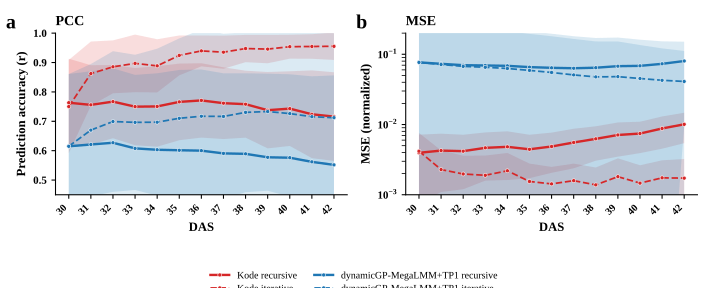

Here is the Python script that generated this plot:
# -*- coding: utf-8 -*-
"""fig_rice_inwindow.py - rice (indica control) in-window: Kode vs dynamicGP-MegaLMM+TP1.
Same train-fold per-trait min-max space on both sides -> MSE directly comparable.
input timepoint DAS28 excluded (it is the given true t1)."""
import os, numpy as np, pandas as pd, matplotlib
matplotlib.use("Agg")
import matplotlib.pyplot as plt
from matplotlib.lines import Line2D

HERE = os.path.dirname(os.path.abspath(__file__))
plt.rcParams.update({
    "font.family": "serif", "font.serif": ["Times New Roman", "DejaVu Serif"],
    "font.size": 9, "axes.titlesize": 10.5, "axes.labelsize": 9.5,
    "axes.linewidth": 0.8, "xtick.labelsize": 7.6, "ytick.labelsize": 8.2,
    "legend.fontsize": 7.4, "savefig.dpi": 300, "figure.dpi": 110, "svg.fonttype": "none",
})
D = pd.read_csv(f"{HERE}/rice_control_bytime.csv")
D = D[D.timepoint != 28]                       # DAS28 = given true input
DAS = sorted(D.timepoint.unique()); x = np.arange(len(DAS), dtype=float)

STYLE = [
    ("Kode", "rec",  "#D62728", "-",  1.8),
    ("Kode", "iter", "#D62728", "--", 1.3),
    ("dynamicGP-MegaLMM+TP1", "rec",  "#1F77B4", "-",  1.8),
    ("dynamicGP-MegaLMM+TP1", "iter", "#1F77B4", "--", 1.3),
]
def get(meth, scen, col):
    d = D[(D.method == meth) & (D.scenario == scen)].set_index("timepoint").reindex(DAS)
    return d[col].values

fig, axes = plt.subplots(1, 2, figsize=(7.4, 3.0))
for ax, col, sd, ylab, title, logy in [
        (axes[0], "pcc", "pcc_sd", "Prediction accuracy (r)", "PCC", False),
        (axes[1], "MSE_norm", "mse_sd", "MSE (normalized)", "MSE", True)]:
    for meth, scen, c, ls, lw in STYLE:
        mu = get(meth, scen, col); s = get(meth, scen, sd)
        lo, hi = mu - s, mu + s
        if logy:
            mu = np.clip(mu, 1e-6, None); lo = np.clip(lo, 1e-6, None)
        ax.fill_between(x, lo, hi, color=c, alpha=0.16, lw=0, zorder=2)
        ax.plot(x, mu, color=c, lw=lw, ls=ls, zorder=3)
        ax.plot(x, mu, "o", color=c, ms=3.0, mec="white", mew=0.4, zorder=4)
    if logy:
        ax.set_yscale("log"); ax.set_ylim(1e-3, 2e-1)
    else:
        ax.set_ylim(0.45, 1.0); ax.set_yticks([0.5, 0.6, 0.7, 0.8, 0.9, 1.0])
    ax.set_xticks(x); ax.set_xticklabels([str(d) for d in DAS], rotation=45, ha="right")
    ax.set_xlabel("DAS", fontweight="bold"); ax.set_ylabel(ylab, fontweight="bold")
    ax.set_title(title, fontsize=10.5, fontweight="bold", loc="left", pad=6)
    ax.spines["top"].set_visible(False); ax.spines["right"].set_visible(False)
    ax.tick_params(axis="both", which="both", length=3)
    for lab in ax.get_xticklabels() + ax.get_yticklabels(): lab.set_fontweight("bold")
    ax.text(-0.17, 1.03, "a" if ax is axes[0] else "b", transform=ax.transAxes,
            fontsize=15, fontweight="bold")

handles = [Line2D([], [], color=c, lw=lw, ls=ls, marker="o", ms=3.0, mec="white", mew=0.4)
           for _, _, c, ls, lw in STYLE]
labels = ["Kode  recursive", "Kode  iterative",
          "dynamicGP-MegaLMM+TP1  recursive", "dynamicGP-MegaLMM+TP1  iterative"]
fig.legend(handles, labels, loc="lower center", ncol=2, frameon=False,
           bbox_to_anchor=(0.5, -0.05), handlelength=1.9, columnspacing=1.5, labelspacing=0.4)
fig.tight_layout(rect=(0, 0.14, 1, 1))
fig.savefig(f"{HERE}/fig_rice_inwindow.svg", format="svg")
fig.savefig(os.path.join(os.environ.get("TEMP", "/tmp"), "_rice_check.png"), dpi=160)
print("saved fig_rice_inwindow.svg")
